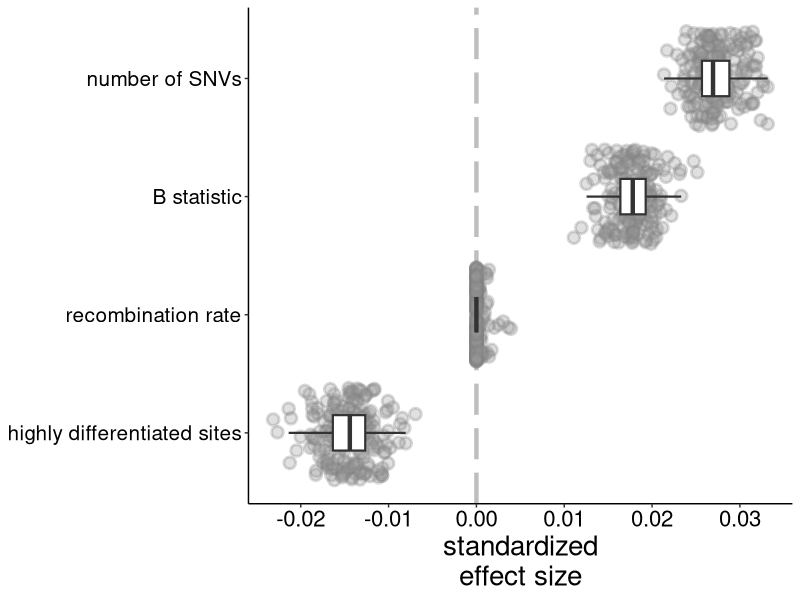

The R source for this figure:
# Script for recreating figure 4D

# Load R libraries
library(ggplot2)
library(tidyr)

#############################################################################################################################
# Figure 4D
#############################################################################################################################

# Load glmnet results
results <- read.table("glmnet_results.txt", header=T)

# Convert data from wide to long format for easier plotting
results2 <- results %>% pivot_longer(everything(), names_to=c("predictor"), values_to=c("estimate"))
# Should now have a data frame that is 4*200 rows (4 predictors, 200 estimates per predictor)
nrow(results2)==4*200 # TRUE

# Check to make sure nothing went wrong in the data frame conversion
summary(results$number.of.SNVs)==summary(subset(results2, predictor=="number.of.SNVs")$estimate) # all TRUE
summary(results$recombination.rate)==summary(subset(results2, predictor=="recombination.rate")$estimate) # all TRUE
summary(results$highly.differentiated.sites)==summary(subset(results2, predictor=="highly.differentiated.sites")$estimate) # all TRUE
summary(results$B)==summary(subset(results2, predictor=="B")$estimate) # all TRUE

ggplot(data = results2, aes(x=reorder(predictor, estimate), y=estimate)) + 
  geom_hline(yintercept = 0, color="grey", linetype="longdash", size=1.5) + 
  geom_jitter(fill="grey60", color="grey50", size=3, alpha=0.3, shape=21, stroke=1.5) +
  geom_boxplot(width=0.3, size=0.75, outlier.color = NA) +
  scale_x_discrete(labels=c("number.of.SNVs" = "number of SNVs", "recombination.rate" = "recombination rate", "highly.differentiated.sites" = "highly differentiated sites", "B" = "B statistic")) + scale_y_continuous(name="standardized\neffect size", breaks = seq(-0.03,0.03, by=0.01)) +
  theme_classic() + theme(text=element_text(size=20), axis.text = element_text(color="black"), axis.title.y = element_blank(), axis.text.y = element_text(size=15)) +
  coord_flip() -> d

ggsave("fig4D.png")
